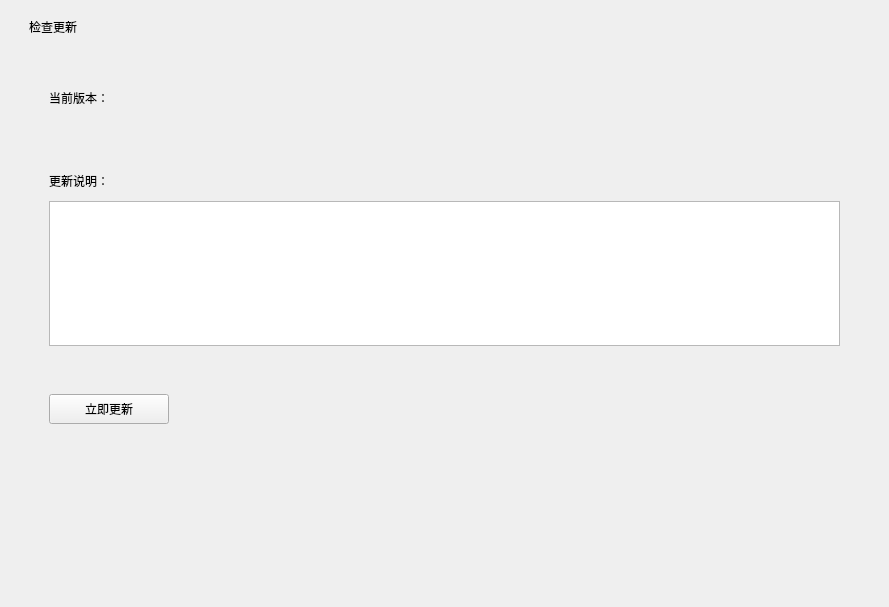
<?xml version="1.0" encoding="UTF-8"?>
<ui version="4.0">
 <class>SetUpgrader</class>
 <widget class="QWidget" name="SetUpgrader">
  <property name="geometry">
   <rect>
    <x>0</x>
    <y>0</y>
    <width>889</width>
    <height>607</height>
   </rect>
  </property>
  <property name="windowTitle">
   <string>Form</string>
  </property>
  <layout class="QVBoxLayout" name="verticalLayout">
   <property name="spacing">
    <number>14</number>
   </property>
   <property name="leftMargin">
    <number>29</number>
   </property>
   <property name="topMargin">
    <number>0</number>
   </property>
   <property name="rightMargin">
    <number>29</number>
   </property>
   <property name="bottomMargin">
    <number>10</number>
   </property>
   <item>
    <widget class="Widget" name="headWidget" native="true">
     <property name="minimumSize">
      <size>
       <width>0</width>
       <height>55</height>
      </size>
     </property>
     <property name="maximumSize">
      <size>
       <width>16777215</width>
       <height>55</height>
      </size>
     </property>
     <property name="styleSheet">
      <string notr="true"/>
     </property>
     <layout class="QHBoxLayout" name="horizontalLayout_2">
      <property name="spacing">
       <number>0</number>
      </property>
      <property name="leftMargin">
       <number>0</number>
      </property>
      <property name="topMargin">
       <number>0</number>
      </property>
      <property name="rightMargin">
       <number>0</number>
      </property>
      <property name="bottomMargin">
       <number>1</number>
      </property>
      <item>
       <widget class="BaseLabel" name="title">
        <property name="styleSheet">
         <string notr="true"/>
        </property>
        <property name="text">
         <string>检查更新</string>
        </property>
       </widget>
      </item>
      <item>
       <spacer name="horizontalSpacer_4">
        <property name="orientation">
         <enum>Qt::Horizontal</enum>
        </property>
        <property name="sizeHint" stdset="0">
         <size>
          <width>320</width>
          <height>20</height>
         </size>
        </property>
       </spacer>
      </item>
     </layout>
    </widget>
   </item>
   <item>
    <widget class="Widget" name="bodyWidget" native="true">
     <property name="styleSheet">
      <string notr="true"/>
     </property>
     <layout class="QGridLayout" name="gridLayout">
      <property name="leftMargin">
       <number>20</number>
      </property>
      <property name="topMargin">
       <number>20</number>
      </property>
      <property name="rightMargin">
       <number>20</number>
      </property>
      <property name="bottomMargin">
       <number>20</number>
      </property>
      <item row="0" column="0">
       <widget class="Widget" name="widget" native="true">
        <property name="sizePolicy">
         <sizepolicy hsizetype="Preferred" vsizetype="Preferred">
          <horstretch>0</horstretch>
          <verstretch>0</verstretch>
         </sizepolicy>
        </property>
        <property name="styleSheet">
         <string notr="true"/>
        </property>
        <layout class="QVBoxLayout" name="verticalLayout_3">
         <property name="spacing">
          <number>0</number>
         </property>
         <property name="leftMargin">
          <number>0</number>
         </property>
         <property name="topMargin">
          <number>0</number>
         </property>
         <property name="rightMargin">
          <number>0</number>
         </property>
         <property name="bottomMargin">
          <number>0</number>
         </property>
         <item>
          <widget class="Widget" name="widget_2" native="true">
           <property name="styleSheet">
            <string notr="true"/>
           </property>
           <layout class="QVBoxLayout" name="verticalLayout_4">
            <property name="spacing">
             <number>0</number>
            </property>
            <property name="leftMargin">
             <number>0</number>
            </property>
            <property name="topMargin">
             <number>0</number>
            </property>
            <property name="rightMargin">
             <number>0</number>
            </property>
            <property name="bottomMargin">
             <number>0</number>
            </property>
            <item>
             <layout class="QHBoxLayout" name="horizontalLayout_3">
              <property name="bottomMargin">
               <number>22</number>
              </property>
              <item>
               <widget class="BaseLabel" name="label_2">
                <property name="styleSheet">
                 <string notr="true"/>
                </property>
                <property name="text">
                 <string>当前版本：</string>
                </property>
               </widget>
              </item>
              <item>
               <widget class="QLabel" name="version">
                <property name="text">
                 <string/>
                </property>
               </widget>
              </item>
              <item>
               <spacer name="horizontalSpacer_5">
                <property name="orientation">
                 <enum>Qt::Horizontal</enum>
                </property>
                <property name="sizeHint" stdset="0">
                 <size>
                  <width>381</width>
                  <height>17</height>
                 </size>
                </property>
               </spacer>
              </item>
             </layout>
            </item>
            <item>
             <layout class="QHBoxLayout" name="horizontalLayout_4">
              <property name="bottomMargin">
               <number>0</number>
              </property>
              <item>
               <widget class="BaseLabel" name="newVersion">
                <property name="styleSheet">
                 <string notr="true"/>
                </property>
                <property name="text">
                 <string/>
                </property>
                <property name="alignment">
                 <set>Qt::AlignLeading|Qt::AlignLeft|Qt::AlignVCenter</set>
                </property>
               </widget>
              </item>
              <item>
               <spacer name="horizontalSpacer_2">
                <property name="orientation">
                 <enum>Qt::Horizontal</enum>
                </property>
                <property name="sizeHint" stdset="0">
                 <size>
                  <width>40</width>
                  <height>20</height>
                 </size>
                </property>
               </spacer>
              </item>
             </layout>
            </item>
           </layout>
          </widget>
         </item>
         <item>
          <widget class="Widget" name="detailWid" native="true">
           <property name="styleSheet">
            <string notr="true"/>
           </property>
           <layout class="QGridLayout" name="gridLayout_2">
            <property name="leftMargin">
             <number>0</number>
            </property>
            <property name="topMargin">
             <number>0</number>
            </property>
            <property name="rightMargin">
             <number>0</number>
            </property>
            <property name="bottomMargin">
             <number>0</number>
            </property>
            <property name="spacing">
             <number>0</number>
            </property>
            <item row="0" column="0">
             <layout class="QVBoxLayout" name="verticalLayout_2">
              <item>
               <layout class="QHBoxLayout" name="horizontalLayout">
                <property name="topMargin">
                 <number>22</number>
                </property>
                <property name="bottomMargin">
                 <number>10</number>
                </property>
                <item>
                 <widget class="QLabel" name="label">
                  <property name="text">
                   <string>更新说明：</string>
                  </property>
                 </widget>
                </item>
                <item>
                 <spacer name="horizontalSpacer">
                  <property name="orientation">
                   <enum>Qt::Horizontal</enum>
                  </property>
                  <property name="sizeHint" stdset="0">
                   <size>
                    <width>40</width>
                    <height>20</height>
                   </size>
                  </property>
                 </spacer>
                </item>
               </layout>
              </item>
              <item>
               <widget class="QTextEdit" name="textEdit">
                <property name="readOnly">
                 <bool>true</bool>
                </property>
               </widget>
              </item>
             </layout>
            </item>
            <item row="1" column="0">
             <layout class="QHBoxLayout" name="horizontalLayout_5">
              <property name="topMargin">
               <number>48</number>
              </property>
              <item>
               <widget class="QPushButton" name="upgrade">
                <property name="minimumSize">
                 <size>
                  <width>120</width>
                  <height>30</height>
                 </size>
                </property>
                <property name="maximumSize">
                 <size>
                  <width>120</width>
                  <height>30</height>
                 </size>
                </property>
                <property name="text">
                 <string>立即更新</string>
                </property>
               </widget>
              </item>
              <item>
               <spacer name="horizontalSpacer_3">
                <property name="orientation">
                 <enum>Qt::Horizontal</enum>
                </property>
                <property name="sizeHint" stdset="0">
                 <size>
                  <width>40</width>
                  <height>20</height>
                 </size>
                </property>
               </spacer>
              </item>
             </layout>
            </item>
           </layout>
          </widget>
         </item>
        </layout>
       </widget>
      </item>
     </layout>
    </widget>
   </item>
   <item>
    <spacer name="verticalSpacer">
     <property name="orientation">
      <enum>Qt::Vertical</enum>
     </property>
     <property name="sizeHint" stdset="0">
      <size>
       <width>20</width>
       <height>199</height>
      </size>
     </property>
    </spacer>
   </item>
  </layout>
 </widget>
 <customwidgets>
  <customwidget>
   <class>Widget</class>
   <extends>QWidget</extends>
   <header location="global">view/Item/widget.h</header>
   <container>1</container>
  </customwidget>
  <customwidget>
   <class>BaseLabel</class>
   <extends>QLabel</extends>
   <header location="global">view/Item/baselabel.h</header>
  </customwidget>
 </customwidgets>
 <resources/>
 <connections/>
</ui>
